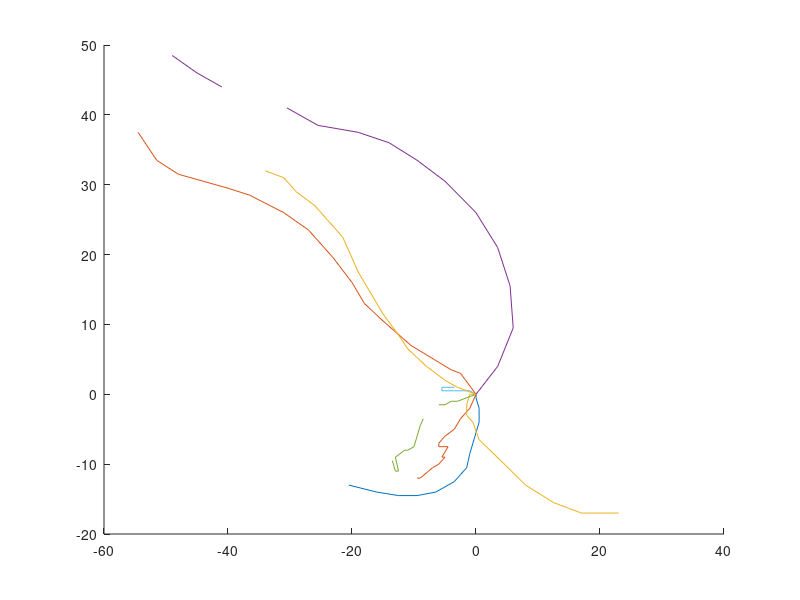
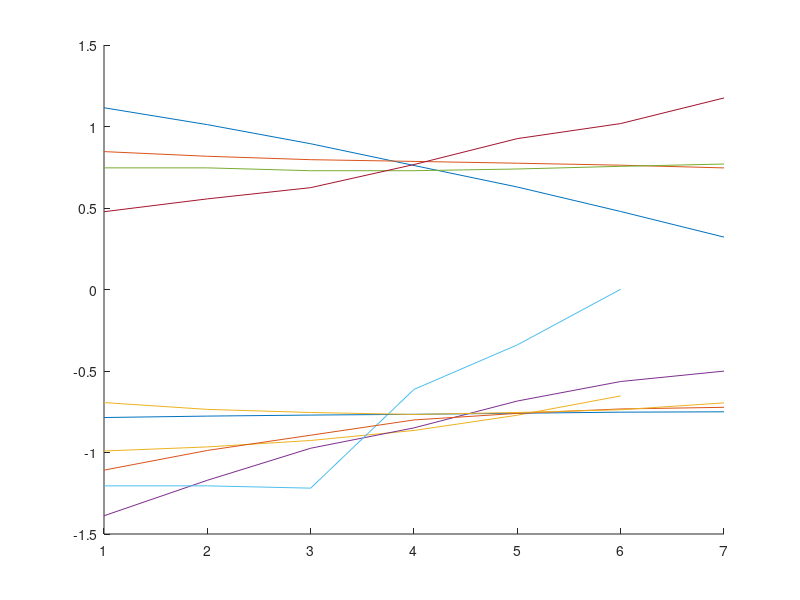

These figures' MATLAB source, in order:
samplePathFig = figure; hold on
sampleAngSpeedFig = figure; hold on
samplePaths = importdata('headAngSpeedSample_leaveCluster2.mat');
%samplePaths = headAngSpeedSample_loneWorm2;
sampleAngSpeed = importdata('sHeadAngleSpeedSample_leaveCluster2.mat');
%sampleAngSpeed = sHeadAngleSpeedSample_loneWorm2;
samplePaths = samplePaths(~cellfun('isempty',samplePaths)); 
samplePaths = reshape(samplePaths,length(samplePaths)/2,2);
trajSamples = randi(size(samplePaths,1),[10,1]);
for sampleCtr = 1:length(trajSamples)
    trajSample = trajSamples(sampleCtr);
    sample_xcoords = samplePaths{trajSample,1};
    sample_ycoords = samplePaths{trajSample,2};
    samplem_xcoords = mean(samplePaths{trajSample,1},2);
    samplem_ycoords = mean(samplePaths{trajSample,2},2);
    samplem_xcoords = samplem_xcoords - samplem_xcoords(1);
    samplem_ycoords = samplem_ycoords - samplem_ycoords(1);
    sampleangspeed = sampleAngSpeed{trajSample};
    set(0,'CurrentFigure',samplePathFig)
    plot(samplem_xcoords,samplem_ycoords)
    set(0,'CurrentFigure',sampleAngSpeedFig)
    plot(sampleangspeed)
    waitforbuttonpress
end